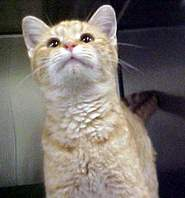
#> input picture hw2/dataset/Cat/10122.jpg, 185 x 198 px, given as the content of the folder ./dataset/cats, which was not available
$ python main.py
#> lines starting #> are read from the running program, lines starting #| are printed output that depends on the picture; pictures that were not available may be replaced by others from this repository, and a replacement may not be noted
import os
import numpy as np
import matplotlib.pyplot as plt
import cv2
from sklearn.model_selection import train_test_split
from sklearn.decomposition import PCA
from sklearn.svm import SVC
from sklearn.metrics import classification_report, accuracy_score
from sklearn.preprocessing import StandardScaler

dataset_path = "./dataset"

def load_images_from_folder(folder, label, image_size=(64, 64), sample_size=200):
    """
    Загрузка изображений из папки с выборкой sample_size изображений.
    Приведение изображений к заданному размеру и маркировка.
    """
#> called with folder = './dataset/cats', label = 0, image_size = (64, 64), sample_size = 300
    images = []
    labels = []
    files = os.listdir(folder)
    # Выбираем первые sample_size изображений
    files = files[:sample_size] if len(files) > sample_size else files
    for filename in files:
        img_path = os.path.join(folder, filename)
        img = cv2.imread(img_path)
#> img is the input picture: shape (198, 185, 3); mean B, G, R 106.8, 111.4, 118.3
        if img is not None:
            # Изменяем размер изображения
            img = cv2.resize(img, image_size)
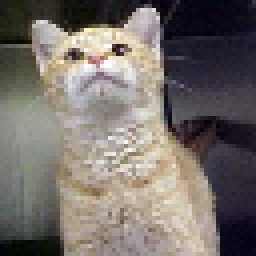
#> img: shape (64, 64, 3) (shown 4 times larger); mean B, G, R 106.5, 111, 118
            # Преобразуем изображение из BGR (OpenCV) в RGB
            img = cv2.cvtColor(img, cv2.COLOR_BGR2RGB)
            images.append(img)
            labels.append(label)
    return images, labels

# Задаем пути к папкам с кошками и собаками
cats_folder = os.path.join(dataset_path, "cats")
dogs_folder = os.path.join(dataset_path, "dogs")

# Загружаем изображения (здесь выбираем по 300 изображений на класс для иллюстративности)
cat_images, cat_labels = load_images_from_folder(cats_folder, label=0, image_size=(64, 64), sample_size=300)
#> cat_images = 1 item; cat_labels = [0]
dog_images, dog_labels = load_images_from_folder(dogs_folder, label=1, image_size=(64, 64), sample_size=300)
#> dog_images = 1 item; dog_labels = [1]

# Объединяем данные и метки
images = np.array(cat_images + dog_images)
labels = np.array(cat_labels + dog_labels)
#> labels = [0, 1]

# Преобразуем изображения в векторное представление (flatten)
n_samples = images.shape[0]
#> n_samples = 2
data = images.reshape(n_samples, -1)  # shape: (n_samples, 64*64*3)

# Разбиваем данные на обучающую и тестовую выборки (80/20)
#> (the run stopped early here; a loop or call above may not have finished)

$ run again, on hw2/dataset/cats/10155.jpg
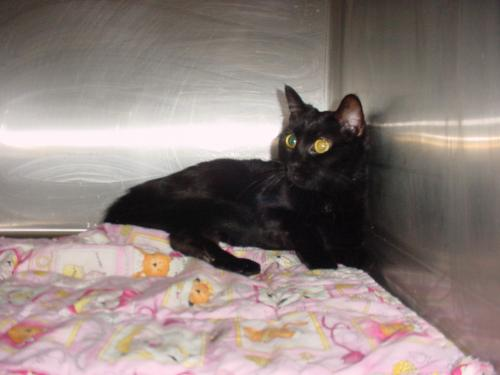
#> input picture hw2/dataset/cats/10155.jpg, 500 x 375 px
#> in load_images_from_folder, img is the input picture: shape (375, 500, 3); mean B, G, R 124.4, 128.1, 141.2
#> cat_images = 1 item; cat_labels = [0]
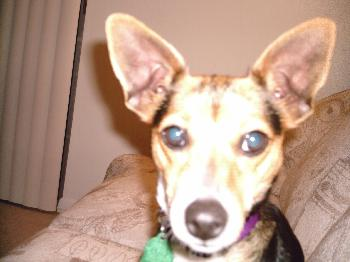
#> input picture hw2/dataset/Dog/10494.jpg, 350 x 262 px, given as the content of the folder ./dataset/dogs, which was not available
#> in load_images_from_folder, img is the input picture: shape (262, 350, 3); mean B, G, R 135.4, 152.9, 183.7
#> in load_images_from_folder (call 2), `img = cv2.resize(img, image_size)`:
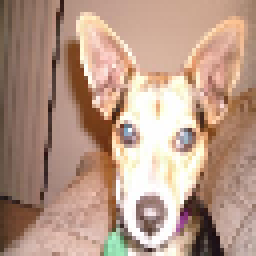
#> img: shape (64, 64, 3) (shown 4 times larger); mean B, G, R 135.3, 152.7, 183.5
#> dog_images = 1 item; dog_labels = [1]
#> labels = [0, 1]
